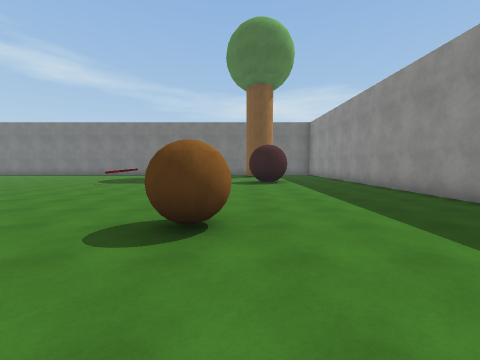
view 1 (above)

17 first-person views from a walk through a scene from a Unity 3-D project. The camera is 1.5 m above the floor, tilts 4° down and sees 90° across. The floor is counted in squares, 2 m on a side. Each view is taken from the middle of a square. On the plan, view 1 faces up. The plan holds only what a view shows up to about 9 squares ahead; the rest is blank. Surface patterns are stand-ins for the level's own textures.

view 2
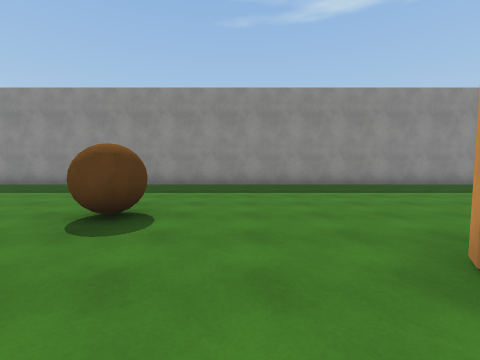

view 3
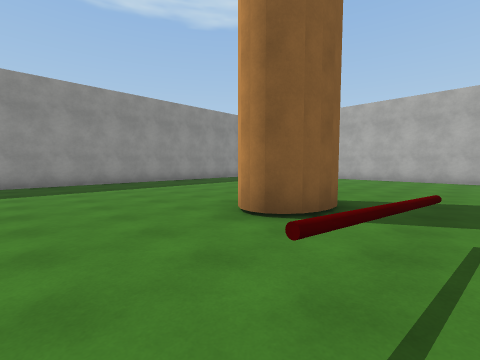

view 4
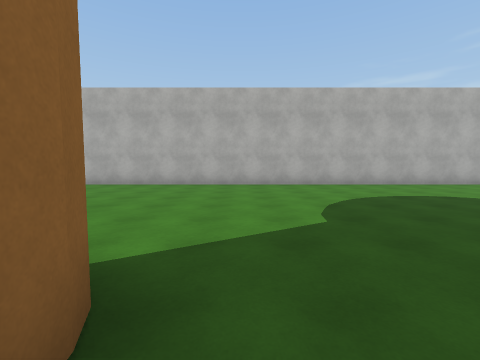

view 5
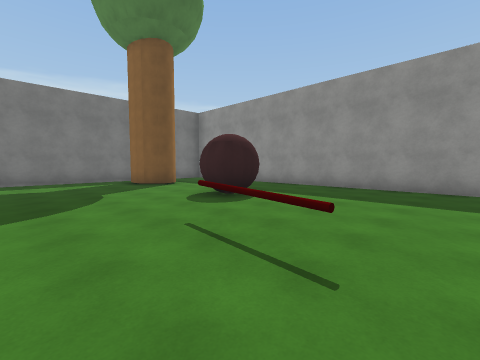

view 6
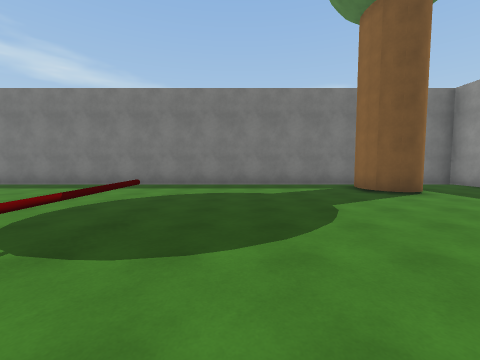

view 7
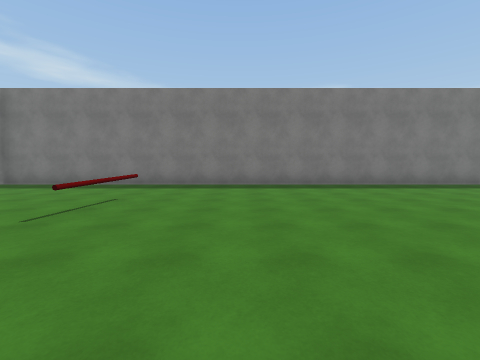

view 8
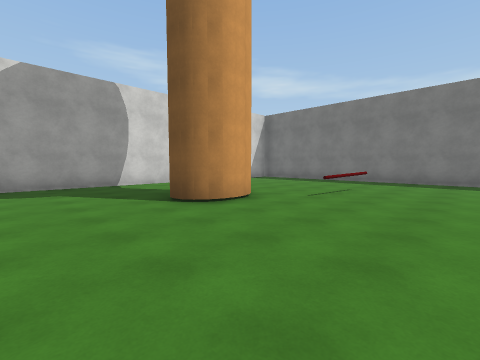

view 9
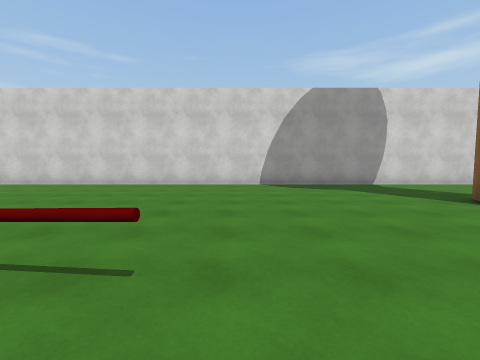

view 10
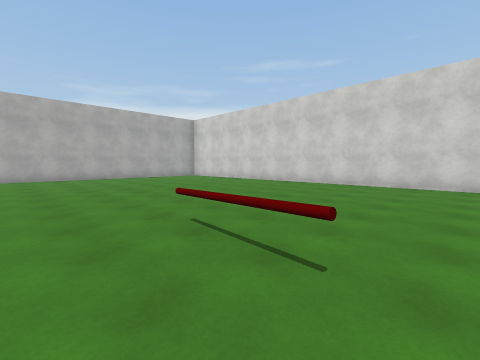

view 11
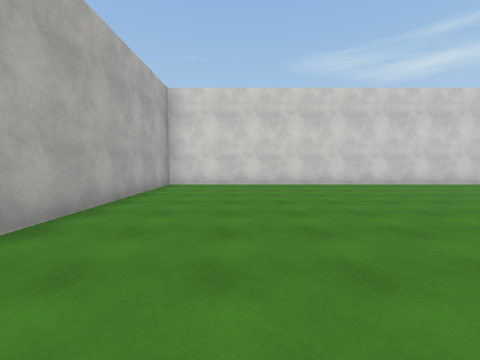

view 12
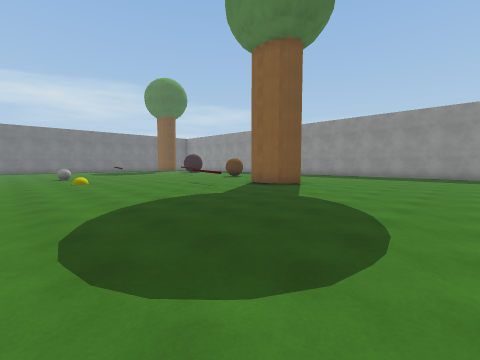

view 13
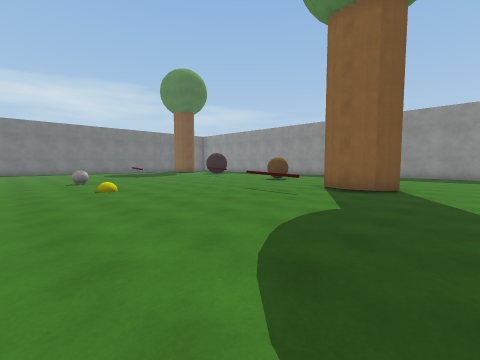

view 14
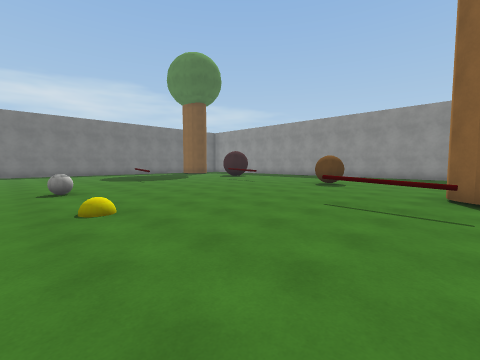

view 15
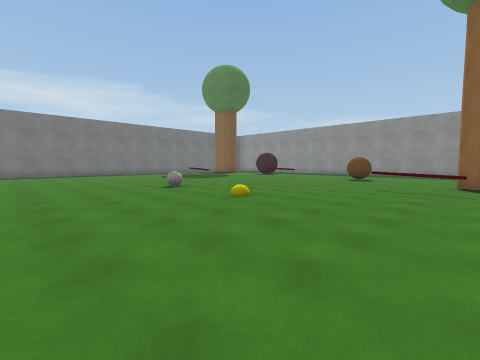

view 16
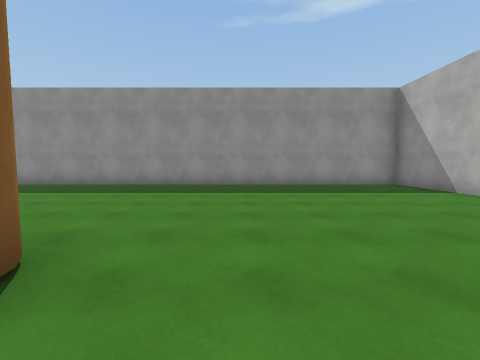

view 17
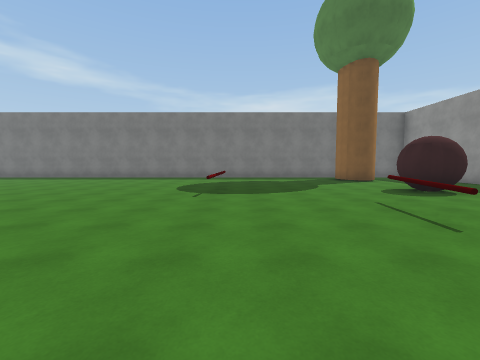

### Floor plan
Points are (right, up) in squares from view 1. A wall is a line through its corners. A room is listed if a view was taken in it or the views show most of it. See-through windows are left out.
Room 1 (views 1, 2, 3, 4, 5, 6, 7, 8, 9, 10, 11, 12, 13, 14, 15, 16, 17)
walls: (-3, -2.4) (-3.4, -2) (-3.4, -1.4) (-3.2, -0.9); (-15.6, 8.8) (-15.5, 8.3) (-15.7, 7.8); (0.6, 13) (0.4, 13.5); (-12.6, -9.5) (4.5, -9.5) (4.5, 12); (-20.5, 11.4) (-20.5, -9.5) (-14.4, -9.5); (1.1, 15.5) (-20.6, 15.5); (4.5, 14.5) (4.5, 15.5) (3.5, 15.5)
objects: other object (-14, 11) to (-14, 12); other object (-13, 1) to (-13, 2); other object (-8, 6); other object (-5, 0) to (-5, 1); other object (-5, 9) to (-5, 10); other object (-1, 3) to (0, 3); other object (-1, 6) to (-1, 7)

Positions as (right, up) in squares from view 1, and headings:
1: (0, 0), facing up
2: (-4, 1), facing right
3: (-5, 2), facing down-right
4: (-4, -1), facing down
5: (-3, 5), facing up-right
6: (-3, 7), facing up
7: (-12, 7), facing up
8: (-12, 5), facing up-left
9: (-12, 3), facing left
10: (-12, 3), facing down-left
11: (-12, -7), facing left
12: (-10, -7), facing up-right
13: (-10, -4), facing up-right
14: (-9, -1), facing up-right
15: (-12, -1), facing up-right
16: (-4, -4), facing right
17: (-4, 3), facing up
